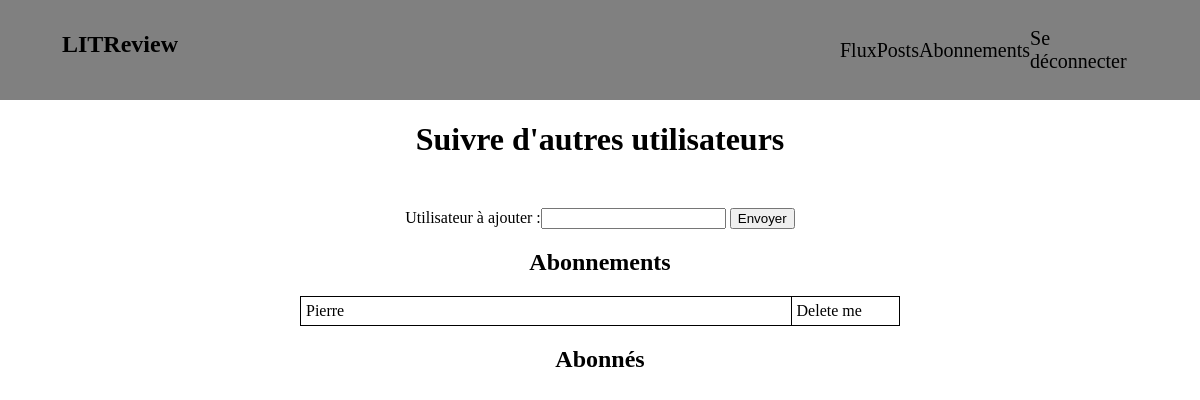
/followed/ (signed in), run on an earlier commit of the app's database.
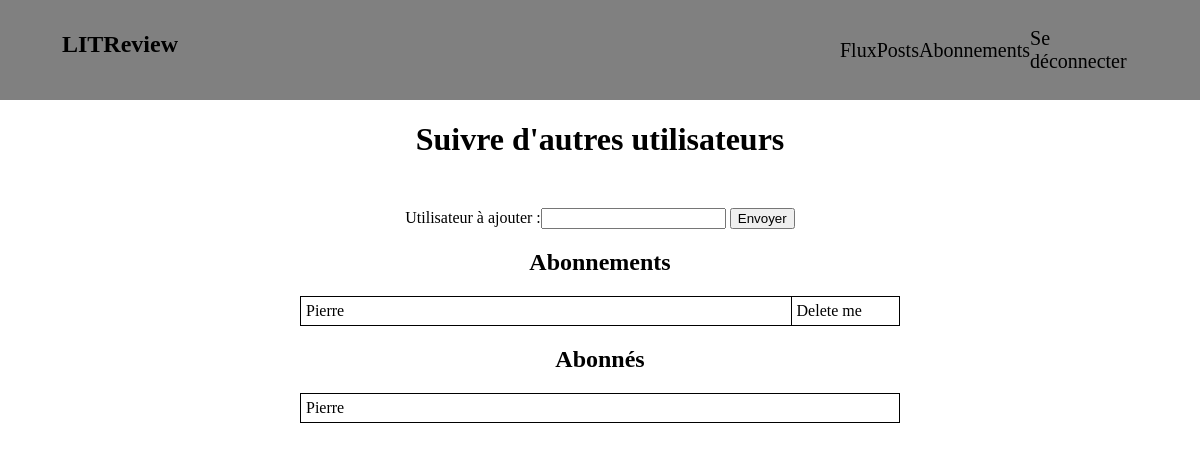
And on a later commit of the database.
### posts/models.py (models this page shows, shortened)
class UserFollows(models.Model):
    user = models.ForeignKey(to=settings.AUTH_USER_MODEL,
                             on_delete=models.CASCADE,
                             related_name='following')
    followed_user = models.ForeignKey(to=settings.AUTH_USER_MODEL,
                                      on_delete=models.CASCADE,
                                      related_name='followed_by')
    class Meta:
        unique_together = ('user', 'followed_user', )

### utilisateurs/views.py (the view, shortened to what this page needs)
# urls.py: path('followed/', follow,
@login_required(login_url='/login')
def follow(request):
    context = {}
    form = UserForm()
    result_abonnements = []
    result_abonnés = []
    users = User.objects.all()
    for userfollow in UserFollows.objects.all():
        if request.user.id == userfollow.followed_user_id:
            userfollow.username = userfollow.user_id
            result_abonnés.append(userfollow)
        if userfollow.user_id == request.user.id:
            userfollow.username = userfollow.followed_user_id
            result_abonnements.append(userfollow)
    for user in users:
        for abo in result_abonnés:
            if abo.username == user.id:
                abo.username = user.username
        for abonne in result_abonnements:
            if abonne.username == user.id:
                abonne.username = user.username
    context['abonnements'] = result_abonnements
    context['abonnés'] = result_abonnés
    context['form'] = form
    return render(request, "followed.html", context)

### posts/forms.py
class UserForm(forms.Form):
    users = User.objects.all()
    user_to_follow = forms.CharField(label='Utilisateur à ajouter')

### utilisateurs/templates/followed.html (shortened to what this page needs)
{% extends 'base.html' %}
{% load static %}
{% block title %}
<h1>Suivre d'autres utilisateurs</h1>
{% endblock %}
{% block content %}
<link rel="stylesheet" href="{% static 'css/followed.css' %}">
<div class="content">
    <form method="POST" id="form">
        {{ form }}
        <input type="submit" value="Envoyer">
    </form>
    <h2>Abonnements</h2>
    <table class="tableau_abonnements">
    {% for abonnement in abonnements %}
        <tr>
            <td>{{abonnement.username}}</td>
            <td><a href="/delete/{{abonnement.id}}">Delete me</a></td>
        </tr>
    {% endfor %}
    </table>
    <h2>Abonnés</h2>
    <table class="tableau_abonnés">
    {% for abonné in abonnés %}
       <tr>
            <td>{{abonné.username}}</td>
        </tr>
    {% endfor %}
        </table>
</div>
{% endblock %}

What changed in the data, as far as the page shows it:
added UserFollows: username "Pierre", shown under "Abonnés"
